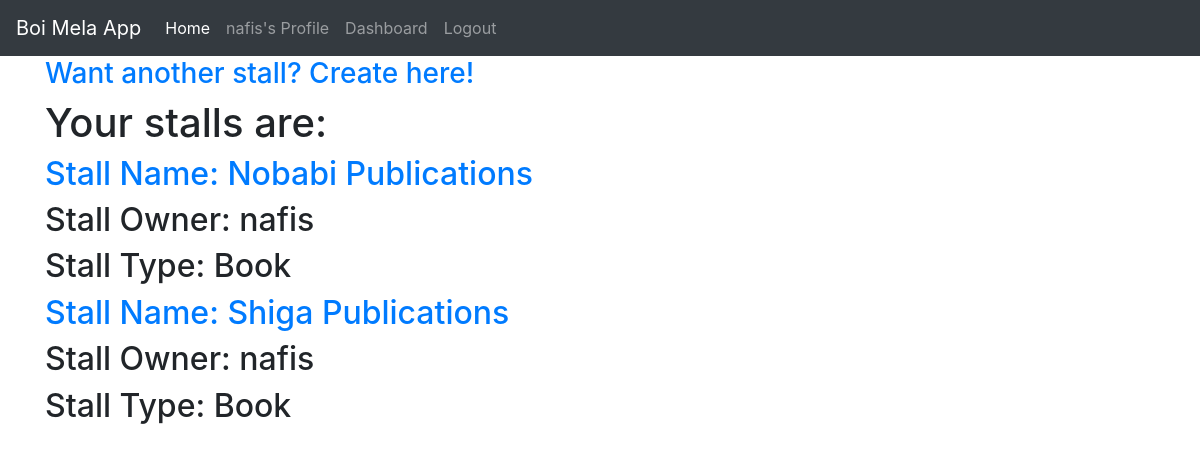
The page /dashboard/ (signed in) on the database its author committed.
### boimelaApp/models.py (models this page shows, shortened)
class Stall(models.Model):
    BOOK = 'Book'
    FOOD = 'Food'
    STALL_TYPES = (
        (BOOK, 'Book'),
        (FOOD, 'Food'),
    )
    stall_name= models.CharField(max_length=100)
    owner= models.ForeignKey(User, on_delete=models.CASCADE)
    stall_type= models.CharField(max_length=10, choices=STALL_TYPES, default="Type N/A")
    class Meta:
        ordering= ('stall_name',)

### boimelaApp/views.py (the view)
# urls.py: path('dashboard/', StallListView.as_view(), name='dashboard'),
class StallListView(LoginRequiredMixin, ListView):
    model = Stall
    template_name= 'boimelaApp/dash.html'
    context_object_name= 'stalls'
    def get_queryset(self):
        return Stall.objects.filter(owner=self.request.user)

### boimelaApp/templates/boimelaApp/dash.html
{% extends 'boimelaApp/base.html' %}
{% load static %}
{% block content %}
{% if stalls %}
<a href="{% url 'stall-create' %}"><h3>Want another stall? Create here!</h3></a>
<h1>Your stalls are:</h1>
{% for stall in stalls %}
<h2><a href="{% url 'stall-detail' stall.id %}">Stall Name: {{ stall.stall_name }}</a></h2>
<h2>Stall Owner: {{ stall.owner }}</h2>
<h2>Stall Type: {{ stall.stall_type }}</h2>
{% endfor%}
{% else %}
<h1>You don't have any stalls</h1>
<a href="{% url 'stall-create' %}"><h3>Want a stall? Create here!</h3></a>
{% endif %}
{% endblock content %}

### boimelaApp/templates/boimelaApp/base.html (shortened to what this page needs)
{% load static %}
<!DOCTYPE html>
<html>
<head>
    <link rel="stylesheet" href="https://maxcdn.bootstrapcdn.com/bootstrap/4.0.0/css/bootstrap.min.css">
</head>
<body>
    <header class="site-header">
      <nav class="navbar navbar-expand-sm bg-dark navbar-dark">
  <a class="navbar-brand" href="#">Boi Mela App</a>
  <div class="collapse navbar-collapse" id="navbarNavAltMarkup">
    <div class="navbar-nav">
      <a class="nav-item nav-link active" href="{% url 'boimelaApp-home' %}">Home <span class="sr-only">(current)</span></a>
      {% if user.is_authenticated %}
      <a class="nav-item nav-link" href="{% url 'profile' %}">{{ user.username }}'s Profile</a>
      <a class="nav-item nav-link" href="{% url 'dashboard' %}">Dashboard</a>
      <a class="nav-item nav-link" href="{% url 'logout' %}">Logout</a>
      {% endif %}
    </div>
  </div>
</nav>
    </header>
    <main role="main" class="container">
      <div class="row">
        <div class="col-md-8">
        </div>
      </div>
      {% block content %}
      {% endblock %}
    </main>
</body>
</html>

### rows shown on the page
Stall: stall_name "Nobabi Publications", owner "nafis", stall_type "Book"
Stall: stall_name "Shiga Publications", owner "nafis", stall_type "Book"

### other values the page prints
{{ user.username }} "nafis"
